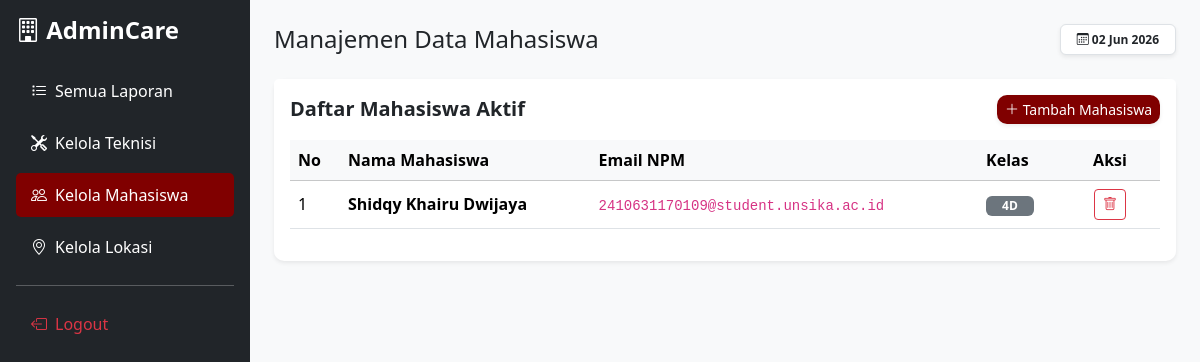
The page /admin/mahasiswa.php (signed in) on the database its author committed.
### tables this page shows
CREATE TABLE `mahasiswa` (
  `id_mahasiswa` int(11) NOT NULL,
  `kelas` varchar(10) NOT NULL
);

CREATE TABLE `users` (
  `id` int(11) NOT NULL,
  `email` varchar(100) NOT NULL,
  `password` varchar(255) NOT NULL,
  `nama` varchar(100) NOT NULL,
  `role` enum('mahasiswa','admin','teknisi') NOT NULL,
  `otp_code` varchar(10) DEFAULT NULL,
  `otp_expire` datetime DEFAULT NULL
);

### src/src_admin/proses_mahasiswa.php (called while the page is built, shortened)
<?php
require_once dirname(__DIR__, 2) . '/config/koneksi.php';
$q_mhs = "SELECT u.id, u.nama, u.email, m.kelas
          FROM users u
          JOIN mahasiswa m ON u.id = m.id_mahasiswa
          WHERE u.role = 'mahasiswa'
          ORDER BY u.nama ASC";
$res_mhs = $conn->query($q_mhs);
?>

### admin/mahasiswa.php (the view, shortened to what this page needs)
<?php
require_once '../src/src_admin/proses_mahasiswa.php';
?>
<!DOCTYPE html>
<html lang="id">
<head>
    <link href="../assets/bootstrap/css/bootstrap.min.css" rel="stylesheet">
    <link rel="stylesheet" href="https://cdn.jsdelivr.net/npm/bootstrap-icons@1.10.5/font/bootstrap-icons.css">
    <link rel="stylesheet" href="../assets/style.css?v=1.4">
</head>
<body class="bg-light">
    <div class="d-flex">
        <div class="sidebar p-3 bg-dark text-white" id="sidebar" style="width: 250px;">
            <div class="d-flex justify-content-between align-items-center mb-4">
                <h4 class="text-white fw-bold m-0"><i class="bi bi-building"></i> AdminCare</h4>
            </div>
            <a href="dashboard.php" class="sidebar-link text-white mb-2"><i class="bi bi-list-task me-2"></i>Semua Laporan</a>
            <a href="teknisi.php" class="sidebar-link text-white mb-2"><i class="bi bi-tools me-2"></i>Kelola Teknisi</a>
            <a href="mahasiswa.php" class="sidebar-link active text-white bg-maroon mb-2"><i class="bi bi-people me-2"></i>Kelola Mahasiswa</a>
            <a href="lokasi.php" class="sidebar-link text-white mb-2"><i class="bi bi-geo-alt me-2"></i>Kelola Lokasi</a>
            <hr>
            <a href="../logout.php" class="sidebar-link text-danger"><i class="bi bi-box-arrow-left me-2"></i>Logout</a>
        </div>
        <div class="flex-grow-1 p-4 bg-light w-100">
            <div class="d-flex justify-content-between align-items-center mb-4">
                <h3 class="m-0 d-flex align-items-center">
                    <span class="fs-4 fs-md-3">Manajemen Data Mahasiswa</span>
                </h3>
                <span class="badge bg-white text-dark border shadow-sm px-3 py-2 d-none d-md-inline-block">
                    <i class="bi bi-calendar3"></i> <?= date('d M Y') ?>
                </span>
            </div>
            <div class="card shadow-sm border-0">
                <div class="card-header bg-white d-flex justify-content-between align-items-center py-3 border-bottom-0">
                    <h5 class="m-0 fw-bold">Daftar Mahasiswa Aktif</h5>
                    <a href="tambah_mahasiswa.php" class="btn btn-sm btn-maroon shadow-sm">
                        <i class="bi bi-plus-lg"></i> Tambah Mahasiswa
                    </a>
                </div>
                <div class="card-body table-responsive pt-0">
                    <table class="table table-hover align-middle">
                        <thead class="table-light">
                            <tr>
                                <th>No</th>
                                <th>Nama Mahasiswa</th>
                                <th>Email NPM</th>
                                <th>Kelas</th>
                                <th width="100px" class="text-center">Aksi</th>
                            </tr>
                        </thead>
                        <tbody>
                            <?php
                            $no = 1;
                            if ($res_mhs && $res_mhs->num_rows > 0):
                                while($row = $res_mhs->fetch_assoc()):
                            ?>
                            <tr>
                                <td><?= $no++ ?></td>
                                <td><strong><?= htmlspecialchars($row['nama']) ?></strong></td>
                                <td><code><?= htmlspecialchars($row['email']) ?></code></td>
                                <td><span class="badge bg-secondary px-3"><?= htmlspecialchars($row['kelas']) ?></span></td>
                                <td class="text-center">
                                    <button type="button" class="btn btn-sm btn-outline-danger" onclick="confirmDeleteMahasiswa(<?= $row['id'] ?>)">
                                        <i class="bi bi-trash"></i>
                                    </button>
                                </td>
                            </tr>
                            <?php endwhile; else: ?>
                            <tr>
                                <td colspan="5" class="text-center py-4 text-muted">Belum ada data mahasiswa terdaftar.</td>
                            </tr>
                            <?php endif; ?>
                        </tbody>
                    </table>
                </div>
            </div>
        </div>
    </div>
</body>
</html>

### assets/style.css (style rules this page uses)
:root { --maroon: #800000; --maroon-dark: #5c0000; --grey-light: #f4f5f7; --blue-soft: #e7f1ff; }
body { background-color: var(--grey-light); font-family: 'Segoe UI', Tahoma, Geneva, Verdana, sans-serif; }
.bg-maroon { background-color: var(--maroon) !important; }
.btn-maroon { background-color: var(--maroon) !important; color: white !important; border: none; border-radius: 10px; }
.sidebar { width: 250px; min-width: 250px; height: 100vh; position: sticky; top: 0; overflow-y: auto; background-color: white; border-right: 1px solid #ddd; transition: all 0.3s ease-in-out; }
.sidebar.bg-dark { background-color: #212529 !important; border-right: none; }
.sidebar-link { color: #333; text-decoration: none; padding: 10px 15px; display: block; border-radius: 5px; margin-bottom: 5px; transition: 0.3s; }
.sidebar-link:hover, .sidebar-link.active { background-color: var(--maroon) !important; color: white !important; }
.sidebar.bg-dark .sidebar-link { color: #ced4da; }
.sidebar.bg-dark .sidebar-link.active { background-color: var(--maroon) !important; color: white !important; }
.card { border: none; border-radius: 10px; transition: transform 0.2s; }
.sidebar { transition: all 0.3s ease-in-out; }

### rows shown on the page
mahasiswa: id_mahasiswa.nama "Shidqy Khairu Dwijaya", id_mahasiswa.email "2410631170109@student.unsika.ac.id", kelas "4D"
